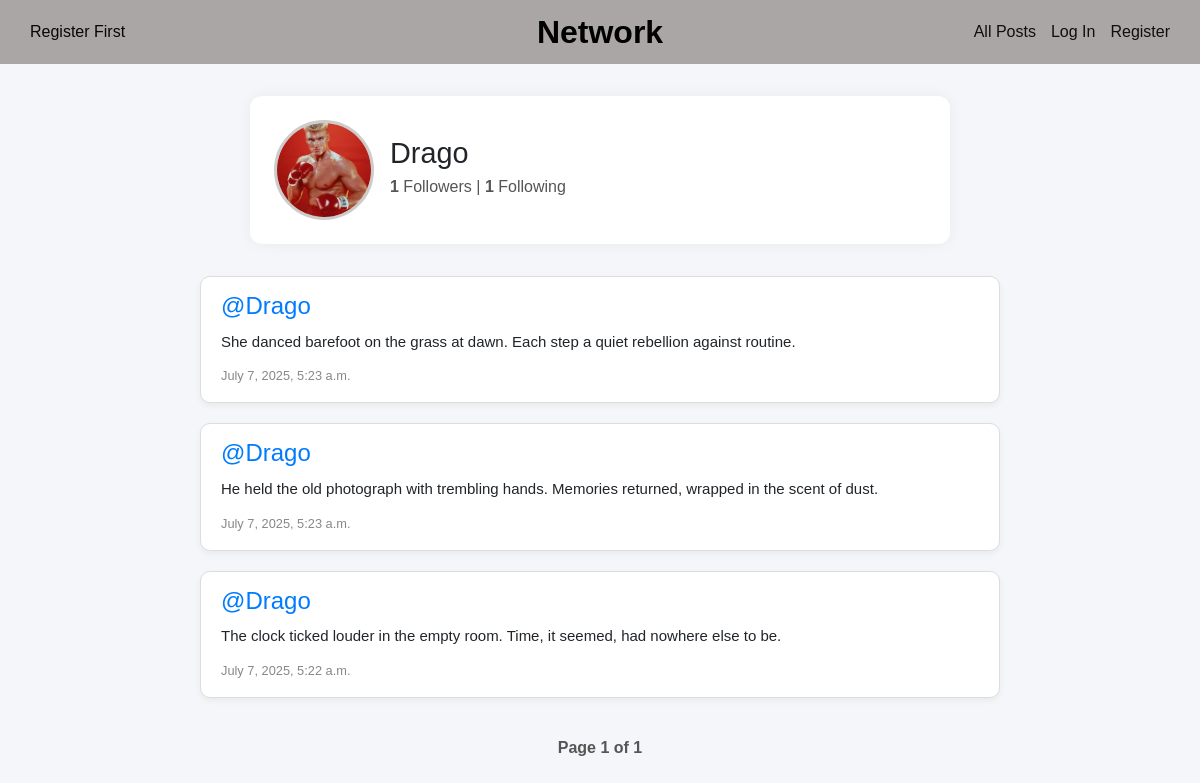
Screenshot of /profile/4 with the database file from the repository.
### network/models.py (models this page shows, shortened)
class User(AbstractUser):
    pass

class Post(models.Model):
    content = models.CharField(max_length=140)
    user = models.ForeignKey(User, on_delete=models.CASCADE, related_name="author")
    date=models.DateTimeField(auto_now_add=True)

### network/views.py (the view)
# urls.py: path("profile/<int:user_id>",views.profile, name="profile"),
def profile(request, user_id):
    user = User.objects.get(pk=user_id)
    allPosts = Post.objects.filter(user=user).order_by("-id")
    if not hasattr(user, 'profile'):
        Profile.objects.create(user=user)
    if request.method == 'POST' and request.user == user:
        uploaded_image = request.FILES.get("profile_image")
        if uploaded_image:
            user.profile.image = uploaded_image
            user.profile.save()
            return redirect('profile', user_id=user.id)
    following = Follow.objects.filter(user=user)
    followers = Follow.objects.filter(user_follower=user)
    try:
        checkFollow = followers.filter(user=request.user)
        isFollowing = checkFollow.exists()
    except:
        isFollowing = False
    paginator = Paginator(allPosts, 3)
    page_number = request.GET.get('page')
    posts_of_the_page = paginator.get_page(page_number)
    return render(request, "network/profile.html", {
        "posts_of_the_page": posts_of_the_page,
        "username": user.username.title(),
        "following": following,
        "followers": followers,
        "isFollowing": isFollowing,
        "user_profile": user,
        "profile_image": user.profile.image.url if user.profile.image else None
    })

### network/templates/network/profile.html (shortened to what this page needs)
{% extends "network/layout.html" %}
{% block body %}
<div class="profile-container">
  <div class="profile-header">
    <img src="{{ profile_image|default:'/static/images/default-profile.png' }}" class="profile-pic" alt="{{ username }}'s Profile Picture">
    <div class="profile-info">
      <h2>{{ username }}</h2>
      <p><strong>{{ followers.count }}</strong> Followers | <strong>{{ following.count }}</strong> Following</p>
    </div>
  </div>
</div>
{% for post in posts_of_the_page %}
  <div class="post-card">
    <h4><a href="{% url 'profile' user_id=post.user.id %}">@{{ post.user }}</a></h4>
    <p>{{ post.content }}</p>
    <small>{{ post.date }}</small>
  </div>
{% empty %}
  <p class="no-posts">No posts yet.</p>
{% endfor %}
<div class="pagination">
  <ul class="pagination-list">
    <li class="current-page">Page {{ posts_of_the_page.number }} of {{ posts_of_the_page.paginator.num_pages }}</li>
  </ul>
</div>
{% endblock %}

### network/static/network/styles.css (style rules this page uses)
body { margin: 0; font-family: Arial, sans-serif; background-color:#f5f6fa; }
.post-card { background-color: white; border: 1px solid #ddd; border-radius: 10px; padding: 15px; margin: 15px auto; width: 80%; box-shadow: 0 3px 6px rgba(0, 0, 0, 0.05); transition: transform 0.2s ease; }
.pagination { display: flex; justify-content: center; margin-top: 30px; }
.pagination-list { list-style: none; padding: 0; display: flex; gap: 10px; align-items: center; }
.current-page { padding: 8px 16px; font-weight: bold; color: #555; }
.profile-container { max-width: 700px; margin: 2rem auto; padding: 1.5rem; background-color: #fff; border-radius: 12px; box-shadow: 0 0 15px rgba(0, 0, 0, 0.05); }
.profile-header { display: flex; align-items: center; gap: 1rem; }
.profile-pic { width: 100px; height: 100px; border-radius: 50%; object-fit: cover; border: 3px solid #ccc; }
.profile-info h2 { margin: 0; font-size: 1.8rem; }
.profile-info p { margin: 0.3rem 0; color: #555; }
.post-card { background: #fff; border: 1px solid #ddd; border-radius: 10px; padding: 15px 20px; margin: 20px auto; max-width: 800px; }
.post-card h4 { margin: 0 0 10px; color: #007bff; }
.post-card p { font-size: 15px; margin-bottom: 10px; }
.post-card small { color: #888; }
.pagination { text-align: center; margin-top: 30px; }

### rows the page displays
User: username "Drago"
Post: user "Drago", content "She danced barefoot on the grass at dawn. Each step a quiet rebellion against routine.", date "July 7, 2025, 5:23 a.m."
Post: user "Drago", content "He held the old photograph with trembling hands. Memories returned, wrapped in the scent of dust.", date "July 7, 2025, 5:23 a.m."
Post: user "Drago", content "The clock ticked louder in the empty room. Time, it seemed, had nowhere else to be.", date "July 7, 2025, 5:22 a.m."

### other values shown
{{ followers.count }} "1"
{{ following.count }} "1"
{{ posts_of_the_page.number }} "1"
{{ posts_of_the_page.paginator.num_pages }} "1"
